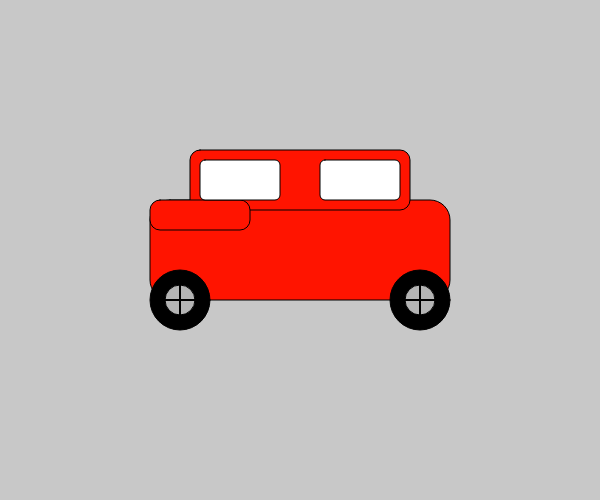
Frame 1 (no input)
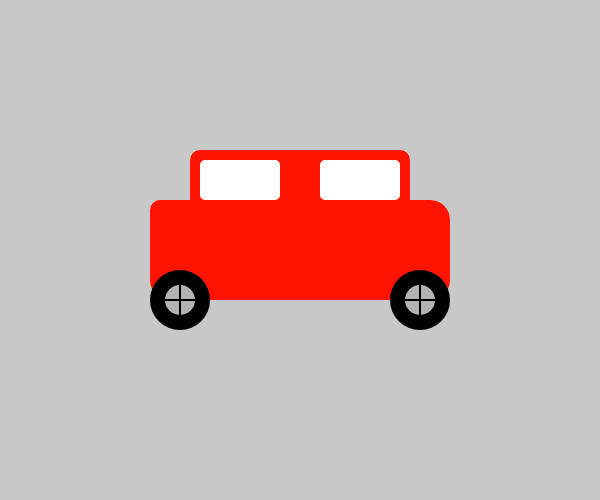
Frame 60 (no input)
Frame 120 (the mouse pressed at the canvas centre since frame 60): identical to frame 60, image omitted

The p5.js sketch that drew these frames (run headless with seeded random() and noise() and a simulated clock; from frame 60 on, the mouse is pressed at the canvas centre):

// p5.js sketch
// ── sketch.js
function setup() {
  createCanvas(600, 500);
}

function draw() {
  background(200);
 
  fill(255, 20, 0);
  rect(150, 200, 300, 100, 20);
  rect(190, 150, 220, 60, 10);
  rect(150, 200, 100, 30, 10);
  fill(255);
  rect(200, 160, 80, 40, 5);
  rect(320, 160, 80, 40, 5);
  fill(0);
  ellipse(180, 300, 60, 60);
  ellipse(420, 300, 60, 60);
  fill(180);
  ellipse(180, 300, 30, 30);
  ellipse(420, 300, 30, 30);
  stroke(0);
  strokeWeight(2);
  line(180, 285, 180, 315);
  line(165, 300, 195, 300);
  line(420, 285, 420, 315);
  line(405, 300, 435, 300);

  noStroke();
}
